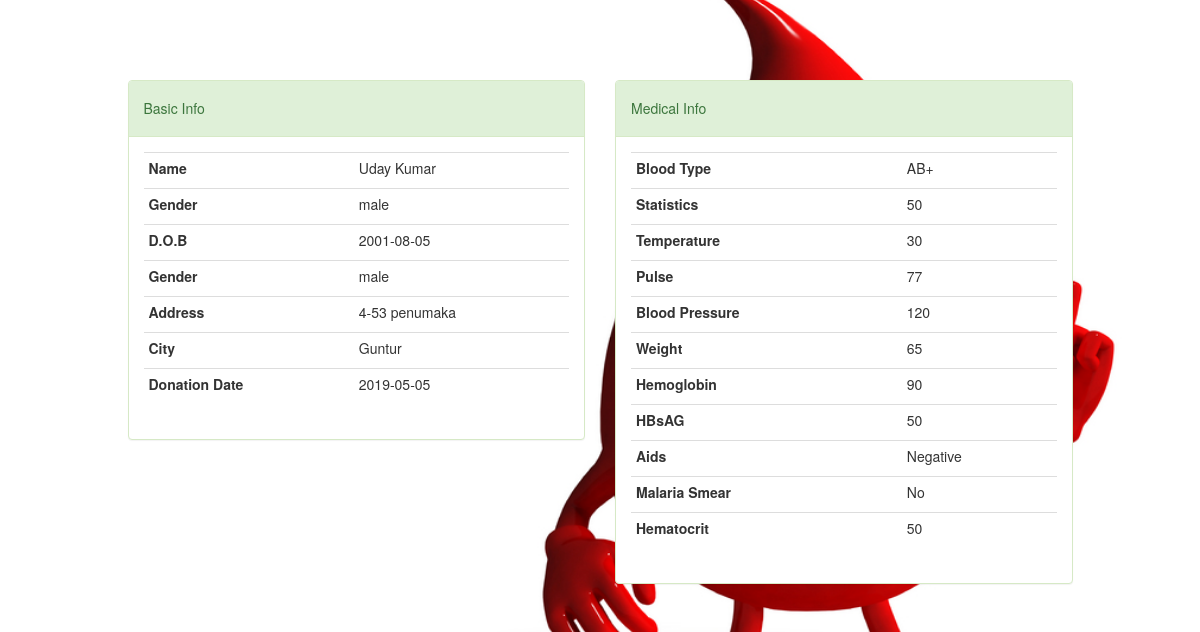
The app's page /profile.php?id=4 with its own data.
### tables this page shows
CREATE TABLE donors (
  id int(11) NOT NULL,
  fname varchar(45) NOT NULL,
  mname varchar(30) DEFAULT NULL,
  lname varchar(45),
  sex varchar(10) NOT NULL,
  b_type varchar(3) NOT NULL,
  bday date NOT NULL,
  h_address varchar(50) NOT NULL,
  city varchar(30) NOT NULL,
  don_date date NOT NULL,
  stats text NOT NULL,
  temp varchar(10) NOT NULL,
  pulse varchar(10) NOT NULL,
  bp varchar(10) NOT NULL,
  weight int(11) NOT NULL,
  hemoglobin varchar(25) NOT NULL,
  hbsag varchar(10) NOT NULL,
  aids varchar(15) NOT NULL,
  malaria_smear varchar(20) NOT NULL,
  hematocrit varchar(15) NOT NULL,
  phone varchar(10) DEFAULT NULL,
  mobile varchar(11) NOT NULL
);

### php/DBConnect.php (called while the page is built, shortened)
<?php
class DBConnect {
    private $db = NULL;
    public function __construct() {
        $dsn = 'mysql:dbname=' . self::DB_NAME . ';host=' . self::DB_SERVER;
        try {
            $this->db = new PDO($dsn, self::DB_USER, self::DB_PASSWORD);
        } catch (PDOException $e) {
            throw new Exception('Connection failed: ' .
            $e->getMessage());
        }
        return $this->db;
    }
    public function getDonorProfileById($id){
        $stmt = $this->db->prepare("SELECT * FROM donors WHERE id=?");
        $stmt->execute([$id]);
        return $stmt->fetchAll();
    }
}

### profile.php (the view, shortened to what this page needs)
<?php
$id = $_GET['id'];
require_once 'php/DBConnect.php';
$db = new DBConnect();
$donor = $db->getDonorProfileById($id);
include 'layout/_header.php';
?>
<html>
<head>
</head>
<body>
<div class="container">
	<br></br>
	<br></br>
    <div class="row">
        <div class="col-sm-1"></div>
        <div class="col-md-5">
            <div class="panel panel-success">
                <div class="panel-heading">
                    <h5>Basic Info</h5>
                </div>
                <div class="panel-body">
                    <table class="table table-condensed">
                        <tr>
                            <td><label>Name</label></td>
                            <td><?= $donor[0]['fname']." ".$donor[0]['mname']." ".$donor[0]['lname']; ?></td>
                        </tr>
                        <tr>
                            <td><label>Gender</label></td>
                            <td><?= $donor[0]['sex']; ?></td>
                        </tr>
                        <tr>
                            <td><label>D.O.B</label></td>
                            <td><?= $donor[0]['bday']; ?></td>
                        </tr>
                        <tr>
                            <td><label> Gender </label></td>
                            <td><?= $donor[0]['sex']; ?></td>
                        </tr>
                        <tr>
                            <td><label> Address </label></td>
                            <td><?= wordwrap($donor[0]['h_address'], 26, '<br>'); ?></td>
                        </tr>
                        <tr>
                            <td><label> City </label></td>
                            <td><?= $donor[0]['city']; ?></td>
                        </tr>
                        <tr>
                            <td><label> Donation Date </label></td>
                            <td><?= $donor[0]['don_date']; ?></td>
                        </tr>
                    </table>
                </div>
            </div>
        </div>
        <div class="col-md-5">
            <div class="panel panel-success">
                <div class="panel-heading">
                    <h5>Medical Info</h5>
                </div>
                <div class="panel-body">
                    <table class="table table-condensed">
                        <tr>
                            <td><label>Blood Type</label></td>
                            <td><?= $donor[0]['b_type']; ?></td>
                        </tr>
                        <tr>
                            <td><label>Statistics</label></td>
                            <td><?= $donor[0]['stats']; ?></td>
                        </tr>
                        <tr>
                            <td><label>Temperature</label></td>
                            <td><?= $donor[0]['temp']; ?></td>
                        </tr>
                        <tr>
                            <td><label> Pulse </label></td>
                            <td><?= $donor[0]['pulse']; ?></td>
                        </tr>
                        <tr>
                            <td><label> Blood Pressure </label></td>
                            <td><?= $donor[0]['bp']; ?></td>
                        </tr>
                        <tr>
                            <td><label> Weight </label></td>
                            <td><?= $donor[0]['weight']; ?></td>
                        </tr>
                        <tr>
                            <td><label> Hemoglobin </label></td>
                            <td><?= $donor[0]['hemoglobin']; ?></td>
                        </tr>
                        <tr>
                            <td><label> HBsAG </label></td>
                            <td><?= $donor[0]['hbsag']; ?></td>
                        </tr>
                        <tr>
                            <td><label> Aids </label></td>
                            <td><?= $donor[0]['aids']; ?></td>
                        </tr>
                        <tr>
                            <td><label> Malaria Smear </label></td>
                            <td><?= $donor[0]['malaria_smear']; ?></td>
                        </tr>
                        <tr>
                            <td><label> Hematocrit </label></td>
                            <td><?= $donor[0]['hematocrit']; ?></td>
                        </tr>
                    </table>
                </div>
            </div>
        </div>
        <div class="col-sm-1"></div>
    </div>
</div>
</body>

### profile.php (style rules this page uses)
body { background:url(bm.jpg) no-repeat right fixed; background-size:900px 900px; }

### records on screen
donors: fname "Uday", lname "Kumar", sex "male", bday "2001-08-05", h_address "4-53 penumaka", city "Guntur", don_date "2019-05-05", b_type "AB+", stats "50", temp "30", pulse "77", bp "120", weight "65", hemoglobin "90", hbsag "50", aids "Negative", malaria_smear "No", hematocrit "50"
